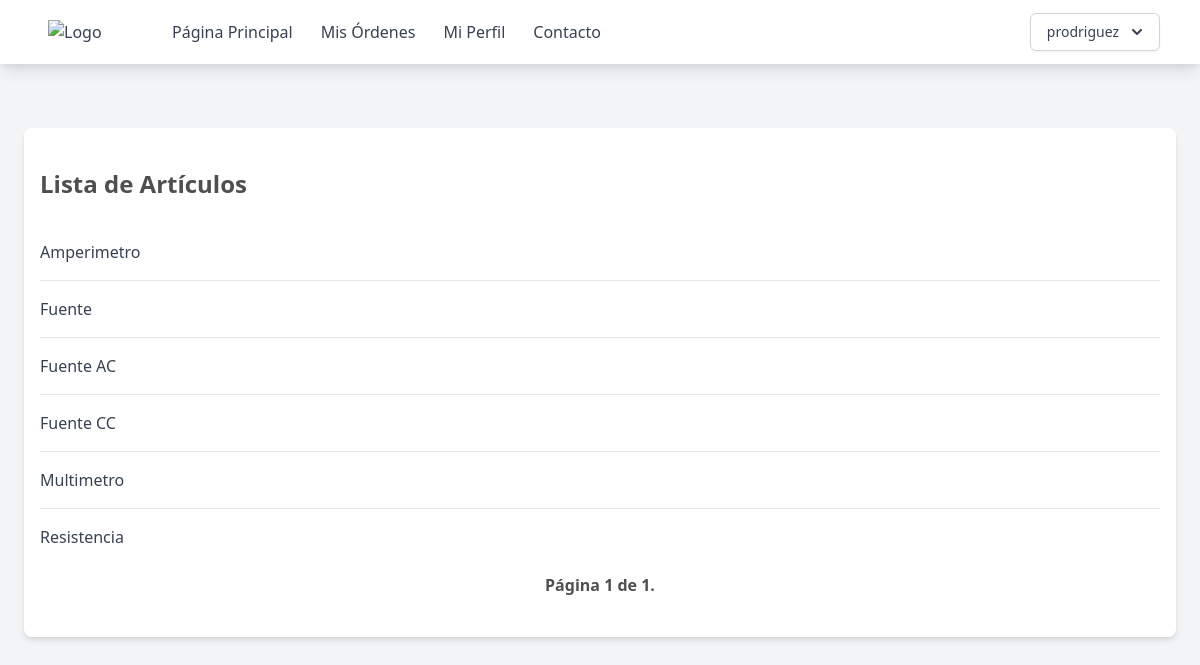
/articulos (signed in), run on the app's committed database.
### supply_room/models.py (models this page shows, shortened)
class Users(AbstractUser):
    name = models.CharField(max_length=200)
    email = models.EmailField(unique=True)
    role = models.CharField(max_length=200, choices=ROLE_CHOICES, default="student")
    student_id = models.CharField(max_length=200, null=True, blank=True)
    username = models.CharField(max_length=50, null=True)
    groups = models.ManyToManyField(
        "ClassGroups", related_name="group_student", blank=True
    )
    orders = models.ManyToManyField("Order", related_name="order_student", blank=True)
    objects = CustomUserManager()
    USERNAME_FIELD = "email"
    REQUIRED_FIELDS = ["name", "role"]

class Item(models.Model):
    name = models.CharField(max_length=200)

### supply_room/views.py (the view)
class ItemList(ListView):
    model = Item
    paginate_by = 10
    def get_queryset(self, *args, **kwargs):
        qs = super(ItemList, self).get_queryset(*args, **kwargs)
        qs = qs.order_by("name")
        return qs

### templates/page/articulos.html (shortened to what this page needs)
{% extends "base.html" %} {% block content %}
<div class="max-w-6xl mx-auto px-4 py-8 bg-white rounded-lg shadow-md mt-16">
    <div class="flex justify-between items-center mb-4">
        <h2 class="text-2xl font-bold py-2">Lista de Artículos</h2>
    </div>
    <ul class="divide-y divide-gray-200">
        {% for object in object_list %}
        <li class="py-4">
            <div class="flex justify-between items-center">
                <span class="text-gray-700">{{ object.name }}</span>
            </div>
        </li>
        {% empty %}
        <li class="py-4 text-center text-gray-500">No objects yet.</li>
        {% endfor %}
    </ul>
    <div class="pagination ">
    <div class="step-links flex w-full justify-between items-center p-2">
        <span class="current font-bold mx-4">
            Página {{ page_obj.number }} de {{ page_obj.paginator.num_pages }}.
        </span>
    </div>
</div>
</div>
{% endblock %}

### templates/base.html (shortened to what this page needs)
{% load static %}
<!DOCTYPE html>
<html lang="en">
  <head>
    <link href="{% static 'output.css' %}" rel="stylesheet" />
    <link href="https://cdn.jsdelivr.net/npm/tailwindcss@2.2.19/dist/tailwind.min.css" rel="stylesheet">
  </head>
  <body class="bg-gray-100 h-full min-h-screen">
    <nav class="bg-white shadow-lg">
      <div class="max-w-6xl mx-auto px-4">
        <div class="flex justify-between">
          <div class="flex space-x-4">
            <div>
              <a href="{% url 'home' %}" class="flex items-center py-5 px-2 text-gray-700">
                <img src="https://eie.ucr.ac.cr/static/img/logos/EIE_v.png" alt="Logo" class="w-20 mr-2">
              </a>
            </div>
            <div class="hidden md:flex items-center space-x-1">
              <a href="{% url 'home' %}" class="py-5 px-3 text-gray-700 hover:text-gray-900">Página Principal</a>
              {% if user.role == 'student' or user.role == 'teacher' %}
              <a href="{% url 'mis-ordenes' %}" class="py-5 px-3 text-gray-700 hover:text-gray-900">Mis Órdenes</a>
              {% endif %}
              <a href="{% url 'perfil' %}" class="py-5 px-3 text-gray-700 hover:text-gray-900">Mi Perfil</a>
              <a href="#" class="py-5 px-3 text-gray-700 hover:text-gray-900">Contacto</a>
            </div>
          </div>
          {% if user.is_authenticated %}
          <div class="hidden md:flex items-center space-x-1">
            <div class="relative inline-block text-left">
              <div>
                <button type="button" class="inline-flex justify-center w-full rounded-md border border-gray-300 shadow-sm px-4 py-2 bg-white text-sm font-medium text-gray-700 hover:bg-gray-50 focus:outline-none" id="menu-button" aria-expanded="true" aria-haspopup="true">
                  {{ user.username }}
                  <svg class="-mr-1 ml-2 h-5 w-5" xmlns="http://www.w3.org/2000/svg" viewBox="0 0 20 20" fill="currentColor" aria-hidden="true">
                    <path fill-rule="evenodd" d="M5.293 7.293a1 1 0 011.414 0L10 10.586l3.293-3.293a1 1 0 111.414 1.414l-4 4a1 1 0 01-1.414 0l-4-4a1 1 0 010-1.414z" clip-rule="evenodd" />
                  </svg>
                </button>
              </div>
            </div>
          </div>
          {% endif %}
        </div>
      </div>
    </nav>
    {% if user.is_authenticated %}
    <div class="pb-12 ">{% block content %} {% endblock %}</div>
    {% else %}
    <p>You are not logged in</p>
    <a href="{% url 'login' %}">Log In</a>
    {% endif %}
  </body>
</html>

### data on the page
Users: username "prodriguez"
Item: name "Amperimetro"
Item: name "Fuente"
Item: name "Fuente AC"
Item: name "Fuente CC"
Item: name "Multimetro"
Item: name "Resistencia"

### other printed values
{{ page_obj.number }} "1"
{{ page_obj.paginator.num_pages }} "1"
